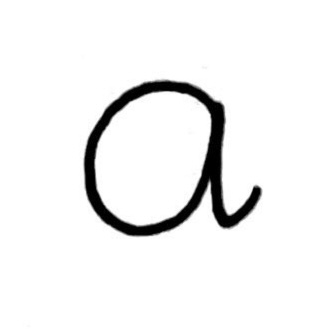
#> input picture data/raw_data/letter_a_samples/IMG_5639.jpg, 329 x 329 px
$ python -i data_preprocessing.py   (imports and definitions only)
#> lines starting #> are read from the running program, lines starting #| are printed output that depends on the picture; after the words box and inside, x2 and y2 are one past the last pixel; in counts of white or black regions, pixels touching at a corner belong together
#> further down, picture is the input picture: shape (329, 329, 3); min 0, max 255, mean 240.9
# -*- coding: utf-8 -*-
"""Data Preprocessing.ipynb

Automatically generated by Colab.

Original file is located at
    https://colab.research.google.com/drive/1jj0UYfCTOMsJMLHuEEL6mvo7PuThBaRu

# Data Description

Even though the data is pretty clean, there are still some inconsistencies across the images:
- The letters are not properly centered to the image
- Some letters have thicker lines compared to others, particularly letter â
- There are some minor noises in the background of the images.

As a result, we need to perform some pre-processing to improve the quality of the dataset. There are 5 steps in this order:

1. **Noise Reduction**: Given that our images are pretty clean, we will apply Gaussian Blurring as the image smoothing technique to remove small quantities of noise.
2. **Binarization**: Convert the original RGB color channels into a binary-color channel, which means that each pixel only holds either two values (0 or 1).
3. **Re-centering**: Recenter the centroid of the letter to the center of the image.
4. **Skeletonization**: Thin the letters to its basic form such that the width of the line is only 1-2 pixels. This helps remain the structure of the image. (_I'm still a bit skeptical about this part so I will leave it about the datapreprocessing first and if the performance is not as I expected, I'll add it later to compare_)
5. **Image Resizing**: 64x64 pixels

## Import Libraries
"""

# General
import numpy as np
import pandas as pd
import matplotlib.pyplot as plt
import seaborn as sns

# File reading
import os
from google.colab import drive
from typing import List

# Image Preprocessing
import os
import cv2 as cv
from google.colab.patches import cv2_imshow
from skimage.morphology import skeletonize, thin
from skimage import data
from skimage.util import invert

# [1 line not run here, left out]

"""## Data Preprocessing"""

class DataPreprocessing:
    def __init__(self, image_path: str = None, output_size=(None, None), crop_image: bool = True):
        self.image_path = image_path
        self.output_size = output_size
        self.crop_image = crop_image

    # [21 lines left out: functions load_image, noise_reduction, binarize, not called in this run]

    def crop(self, img):
        if len(img.shape) == 2:
          gray = self.binarize()
        else:
          gray = cv.cvtColor(img, cv.COLOR_BGR2GRAY)
        _, thresh = cv.threshold(gray, 0, 255, cv.THRESH_BINARY_INV + cv.THRESH_OTSU)
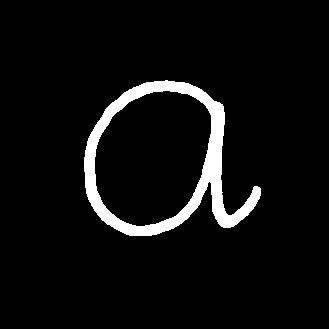
#> thresh: shape (329, 329); 5.6% white; 1 white region
        contours, _ = cv.findContours(thresh, cv.RETR_EXTERNAL, cv.CHAIN_APPROX_SIMPLE)
#> contours = 1 contour; box (x1, y1, x2, y2) and area: (84, 80, 261, 236) 17856

        # Handle cases where there are no contours
        if not contours:
            return img  # Return original image if no contours found

        # Find the bounding box coordinates from contours
        x_min = int(np.min([np.min(contour[:, :, 0]) for contour in contours]))
#> x_min = 84
        y_min = int(np.min([np.min(contour[:, :, 1]) for contour in contours]))
#> y_min = 80
        x_max = int(np.max([np.max(contour[:, :, 0]) for contour in contours]))
#> x_max = 260
        y_max = int(np.max([np.max(contour[:, :, 1]) for contour in contours]))
#> y_max = 235

        # Crop the image using the bounding box
        cropped_img = img[y_min:y_max, x_min:x_max]
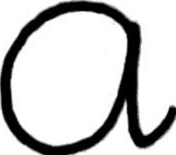
#> cropped_img: shape (155, 176, 3); min 0, max 255, mean 199.6

        return cropped_img

    # [23 lines left out: functions resize, process, not called in this run]

"""## Feature Engineering"""

# [34 lines left out: functions preprocessed_df, raw_pixel_features, not called in this run]

# [1 line that did not run here, left out]
# [1 line that did not run here, left out]

"""### Without Cropping Images"""

# [1 line that did not run here, left out]
# [1 line that did not run here, left out]
# [1 line that did not run here, left out]

# [1 line that did not run here, left out]
# [1 line that did not run here, left out]
# [1 line that did not run here, left out]

# [5 lines not run here, left out]

# [1 line that did not run here, left out]
# [1 line that did not run here, left out]
# [1 line that did not run here, left out]

# [1 line that did not run here, left out]
# [1 line that did not run here, left out]
# [1 line that did not run here, left out]

# [3 lines not run here, left out]

"""### With Cropping Images"""

# [1 line that did not run here, left out]
# [1 line that did not run here, left out]
# [1 line that did not run here, left out]

# [1 line that did not run here, left out]
# [2 lines not run here, left out]

# [1 line that did not run here, left out]
# [1 line that did not run here, left out]
# [1 line that did not run here, left out]

# [3 lines not run here, left out]

# [1 line that did not run here, left out]
# [1 line not run here, left out]

# [1 line that did not run here, left out]
# [1 line that did not run here, left out]
# [1 line that did not run here, left out]

# [1 line that did not run here, left out]
# [1 line that did not run here, left out]
# [1 line that did not run here, left out]

# [3 lines not run here, left out]

>>> import cv2
>>> picture = cv2.imread('raw_data/letter_a_samples/IMG_5639.jpg')
>>> result = DataPreprocessing().crop(picture)

$ run again, on data/raw_data/letter_a_samples/IMG_5640.jpg
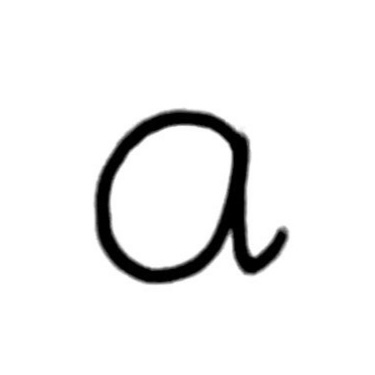
#> input picture data/raw_data/letter_a_samples/IMG_5640.jpg, 375 x 375 px
#> picture is the input picture: shape (375, 375, 3); min 0, max 255, mean 239.5
#> in crop, `_, thresh = cv.threshold(gray, 0, 255, cv.THRESH_BINARY_INV + cv.THRES..`:
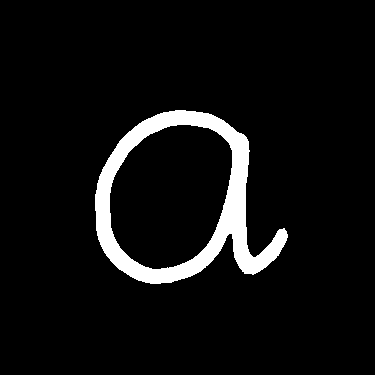
#> thresh: shape (375, 375); 6.3% white; 1 white region
#> contours = 1 contour; box (x1, y1, x2, y2) and area: (95, 110, 288, 284) 22104
#> x_min = 95
#> y_min = 110
#> x_max = 287
#> y_max = 283
#> in crop, `cropped_img = img[y_min:y_max, x_min:x_max]`:
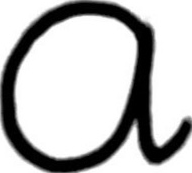
#> cropped_img: shape (173, 192, 3); min 0, max 255, mean 189.6
